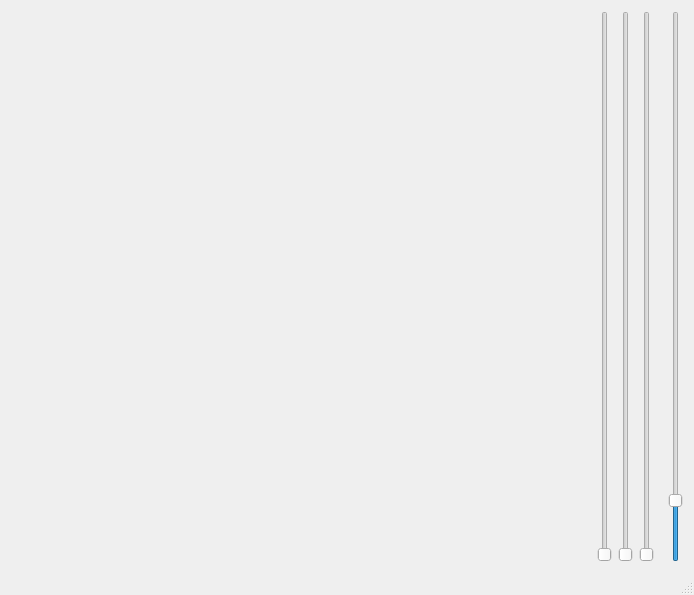
<?xml version="1.0" encoding="UTF-8"?>
<ui version="4.0">
 <class>MainWindow</class>
 <widget class="QMainWindow" name="MainWindow">
  <property name="geometry">
   <rect>
    <x>0</x>
    <y>0</y>
    <width>694</width>
    <height>595</height>
   </rect>
  </property>
  <property name="windowTitle">
   <string>MainWindow</string>
  </property>
  <widget class="QWidget" name="centralWidget">
   <layout class="QGridLayout" name="gridLayout">
    <item row="0" column="4">
     <spacer name="horizontalSpacer">
      <property name="orientation">
       <enum>Qt::Horizontal</enum>
      </property>
      <property name="sizeType">
       <enum>QSizePolicy::Fixed</enum>
      </property>
      <property name="sizeHint" stdset="0">
       <size>
        <width>8</width>
        <height>20</height>
       </size>
      </property>
     </spacer>
    </item>
    <item row="0" column="1">
     <widget class="QSlider" name="verticalSliderRotX">
      <property name="maximum">
       <number>3600</number>
      </property>
      <property name="orientation">
       <enum>Qt::Vertical</enum>
      </property>
     </widget>
    </item>
    <item row="0" column="3">
     <widget class="QSlider" name="verticalSliderRotZ">
      <property name="maximum">
       <number>3600</number>
      </property>
      <property name="orientation">
       <enum>Qt::Vertical</enum>
      </property>
     </widget>
    </item>
    <item row="0" column="2">
     <widget class="QSlider" name="verticalSliderRotY">
      <property name="maximum">
       <number>3600</number>
      </property>
      <property name="orientation">
       <enum>Qt::Vertical</enum>
      </property>
     </widget>
    </item>
    <item row="0" column="0">
     <widget class="WidgetOpenGL" name="widgetOpenGL" native="true">
      <property name="minimumSize">
       <size>
        <width>200</width>
        <height>200</height>
       </size>
      </property>
     </widget>
    </item>
    <item row="0" column="5">
     <widget class="QSlider" name="verticalSliderZoom">
      <property name="maximum">
       <number>1000</number>
      </property>
      <property name="value">
       <number>100</number>
      </property>
      <property name="orientation">
       <enum>Qt::Vertical</enum>
      </property>
     </widget>
    </item>
   </layout>
  </widget>
  <widget class="QMenuBar" name="menuBar">
   <property name="geometry">
    <rect>
     <x>0</x>
     <y>0</y>
     <width>694</width>
     <height>24</height>
    </rect>
   </property>
  </widget>
  <widget class="QStatusBar" name="statusBar"/>
 </widget>
 <layoutdefault spacing="6" margin="11"/>
 <customwidgets>
  <customwidget>
   <class>WidgetOpenGL</class>
   <extends>QWidget</extends>
   <header location="global">widgetopengl.h</header>
   <container>1</container>
   <slots>
    <slot>v_transform()</slot>
   </slots>
  </customwidget>
 </customwidgets>
 <resources/>
 <connections/>
</ui>
